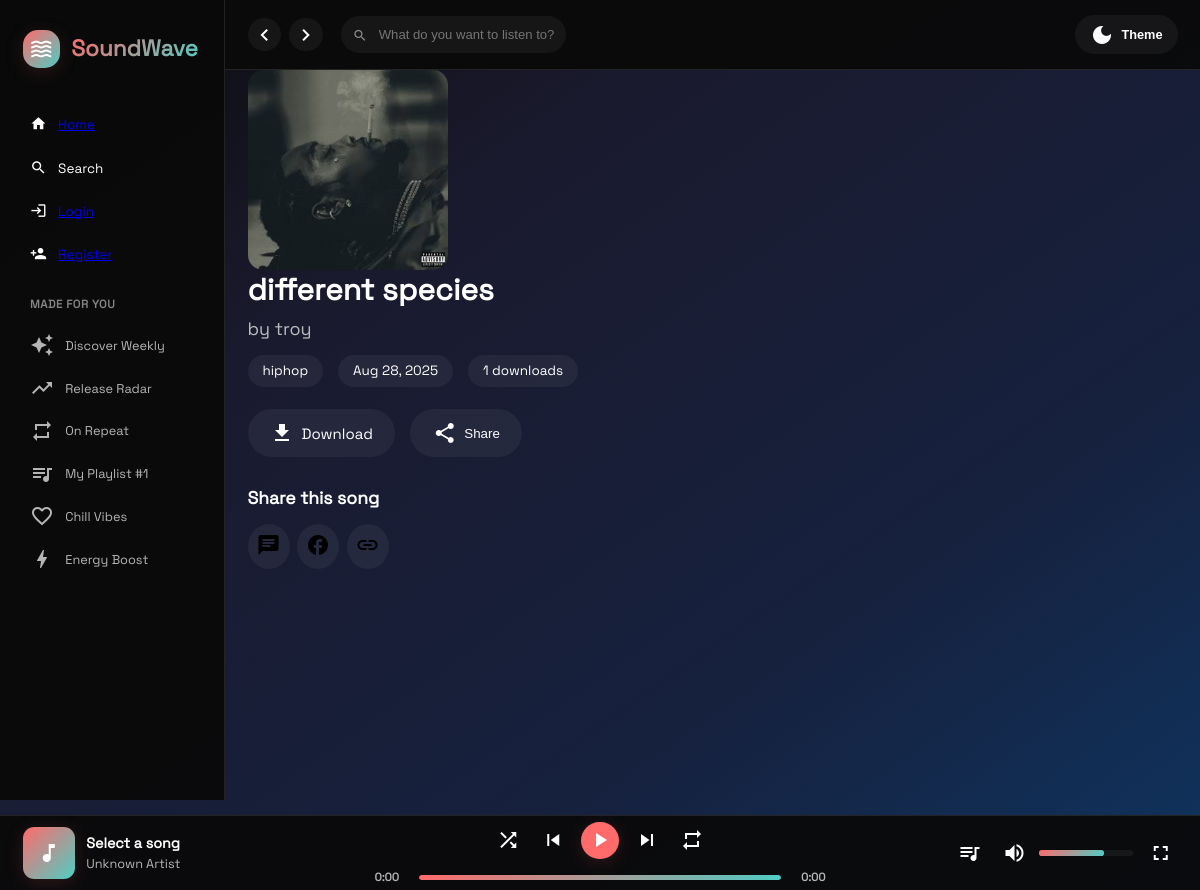
The page /song/2/ on the database as committed earlier.
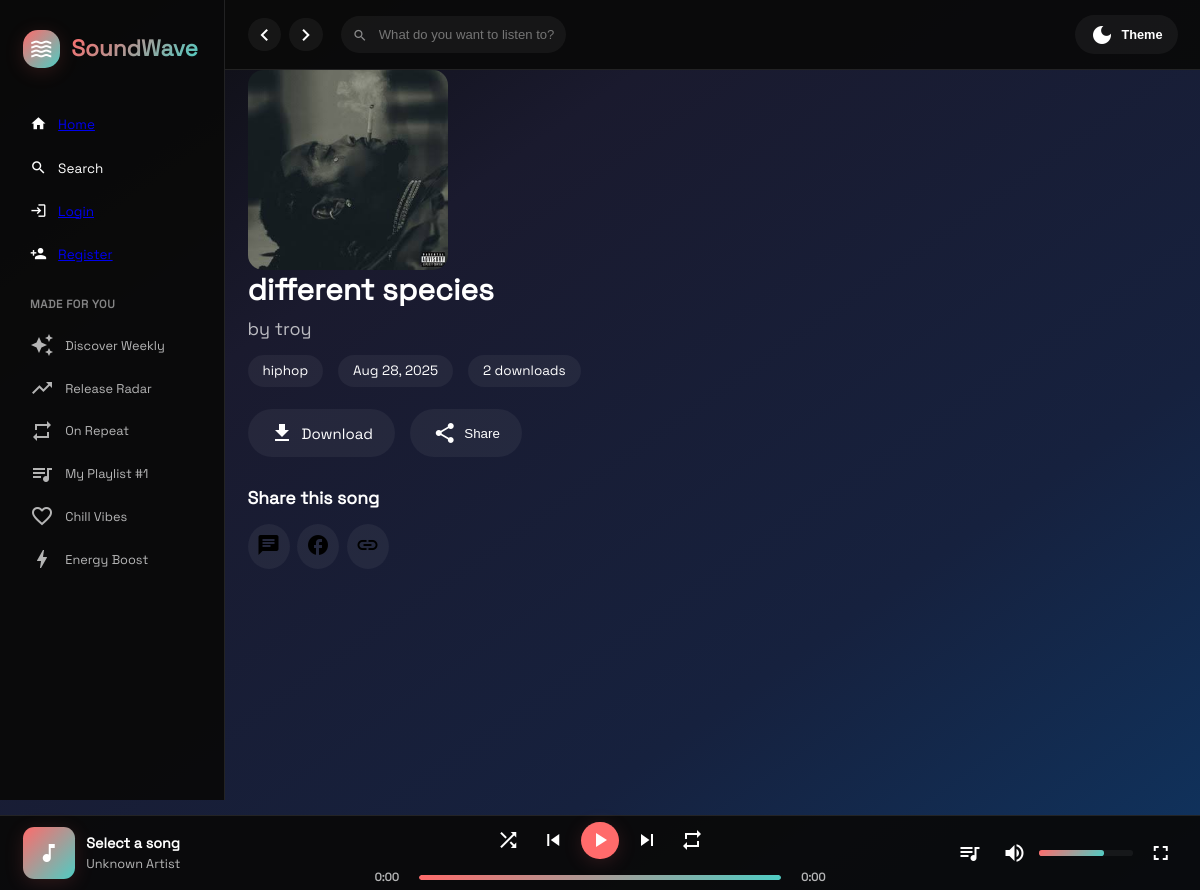
The same page on the database as committed later.
### core/models.py (models this page shows, shortened)
class Song(models.Model):
    artist = models.ForeignKey(Artist, on_delete=models.CASCADE, related_name='songs')
    album = models.ForeignKey(Album, on_delete=models.SET_NULL, null=True, blank=True, related_name='songs')
    title = models.CharField(max_length=200)
    genre = models.CharField(max_length=50)
    audio_file = models.FileField(upload_to='songs/')
    cover_image = models.ImageField(upload_to='covers/', blank=True, null=True)
    uploaded_at = models.DateTimeField(auto_now_add=True)
    download_count = models.PositiveIntegerField(default=0)
    track_number = models.PositiveIntegerField(default=1)

class Artist(models.Model):
    user = models.OneToOneField(User, on_delete=models.CASCADE)
    bio = models.TextField(blank=True)
    created_at = models.DateTimeField(auto_now_add=True)

### core/views.py (the view)
# urls.py: path('song/<int:song_id>/', views.song_detail, name='song_detail'),
def song_detail(request, song_id):
    song = get_object_or_404(Song, id=song_id)
    share_url = request.build_absolute_uri()
    return render(request, 'song_detail.html', {'song': song, 'share_url': share_url})

### core/context_processors.py (called while the page is built)
def songs_json(request):
    songs = Song.objects.all().order_by('-uploaded_at')
    songs_data = [
        {
            'id': song.id,
            'title': song.title,
            'artist': song.artist.user.username,
            'genre': song.genre,
            'url': request.build_absolute_uri(song.audio_file.url),
            'cover_image': request.build_absolute_uri(song.cover_image.url) if song.cover_image else ''
        } for song in songs
    ]
    return {'songs_json': json.dumps(songs_data)}

### core/templates/song_detail.html (shortened to what this page needs)
{% extends 'base.html' %}
{% load static %}
{% block content %}
<div class="content">
    <div class="section">
        <div class="song-detail">
            {% if song.cover_image %}
            <div class="song-cover" style="width: 200px; height: 200px; flex-shrink: 0;">
                <img src="{{ song.cover_image.url }}" alt="{{ song.title }}" style="width: 100%; height: 100%; object-fit: cover; border-radius: 1rem;">
            </div>
            {% else %}
            <div class="song-cover" style="width: 200px; height: 200px; flex-shrink: 0; background: var(--accent-gradient); display: flex; align-items: center; justify-content: center; border-radius: 1rem;">
                <span class="material-icons" style="font-size: 4rem; color: white;">music_note</span>
            </div>
            {% endif %}
            <div class="song-info">
                <h1 style="font-size: 2rem; margin-bottom: 0.5rem;">{{ song.title }}</h1>
                <p style="color: var(--text-secondary); font-size: 1.2rem; margin-bottom: 1rem;">by {{ song.artist.user.username }}</p>
                <div style="display: flex; gap: 1rem; margin-bottom: 1.5rem;">
                    <span style="background: var(--bg-card); padding: 0.5rem 1rem; border-radius: 2rem; font-size: 0.9rem;">{{ song.genre }}</span>
                    <span style="background: var(--bg-card); padding: 0.5rem 1rem; border-radius: 2rem; font-size: 0.9rem;">{{ song.uploaded_at|date:"M d, Y" }}</span>
                    <span style="background: var(--bg-card); padding: 0.5rem 1rem; border-radius: 2rem; font-size: 0.9rem;">{{ song.download_count }} downloads</span>
                </div>
                <div style="display: flex; gap: 1rem;">
                    <a href="{% url 'download_song' song.id %}" class="download-btn" style="padding: 0.8rem 1.5rem; border-radius: 2rem; background: var(--bg-card); color: var(--text-primary); text-decoration: none; display: flex; align-items: center; gap: 0.5rem;">
                        <span class="material-icons">download</span>
                        Download
                    </a>
                    <button class="share-btn" data-platform="webshare" data-url="{{ share_url }}" data-title="{{ song.title }} by {{ song.artist.user.username }}" style="padding: 0.8rem 1.5rem; border-radius: 2rem; background: var(--bg-card); color: var(--text-primary); border: none; display: flex; align-items: center; gap: 0.5rem; cursor: pointer;">
                        <span class="material-icons">share</span>
                        Share
                    </button>
                </div>
            </div>
        </div>
        <div class="share-section" style="margin-top: 2rem;">
            <h3 style="margin-bottom: 1rem;">Share this song</h3>
            <div style="display: flex; gap: 0.5rem;">
                <button class="share-btn" data-platform="whatsapp" data-url="{{ share_url }}" data-title="{{ song.title }} by {{ song.artist.user.username }}" style="padding: 0.6rem; border-radius: 50%; background: var(--bg-card); border: none; cursor: pointer;">
                    <span class="material-icons">chat</span>
                </button>
                <button class="share-btn" data-platform="facebook" data-url="{{ share_url }}" data-title="{{ song.title }} by {{ song.artist.user.username }}" style="padding: 0.6rem; border-radius: 50%; background: var(--bg-card); border: none; cursor: pointer;">
                    <span class="material-icons">facebook</span>
                </button>
                <button class="share-btn" data-platform="x" data-url="{{ share_url }}" data-title="{{ song.title }} by {{ song.artist.user.username }}" style="padding: 0.6rem; border-radius: 50%; background: var(--bg-card); border: none; cursor: pointer;">
                    <span class="material-icons">link</span>
                </button>
            </div>
        </div>
    </div>
</div>
{% endblock %}

### core/templates/base.html (shortened to what this page needs)
{% load static %}
<!DOCTYPE html>
<html lang="en">
<head>
</head>
<body>
    <div class="app">
        <div class="sidebar" id="sidebar">
            <div class="logo">
                <div class="logo-icon">
                    <span class="material-icons">waves</span>
                </div>
                <div class="logo-text">SoundWave</div>
            </div>
            <div class="nav-section">
                <div class="nav-item {% if request.resolver_match.url_name == 'home' %}active{% endif %}">
                    <span class="material-icons">home</span>
                    <a href="{% url 'home' %}">Home</a>
                </div>
                <div class="nav-item">
                    <span class="material-icons">search</span>
                    <span>Search</span>
                </div>
                {% if user.is_authenticated %}
                <div class="nav-item {% if request.resolver_match.url_name == 'upload_song' %}active{% endif %}">
                    <span class="material-icons">cloud_upload</span>
                    <a href="{% url 'upload_song' %}">Upload Song</a>
                </div>
                <div class="nav-item {% if request.resolver_match.url_name == 'artist_profile' %}active{% endif %}">
                    <span class="material-icons">person</span>
                    <a href="{% url 'artist_profile' %}">Profile</a>
                </div>
                <div class="nav-item">
                    <span class="material-icons">logout</span>
                    <a href="{% url 'logout' %}">Logout</a>
                </div>
                {% else %}
                <div class="nav-item {% if request.resolver_match.url_name == 'login' %}active{% endif %}">
                    <span class="material-icons">login</span>
                    <a href="{% url 'login' %}">Login</a>
                </div>
                <div class="nav-item {% if request.resolver_match.url_name == 'register' %}active{% endif %}">
                    <span class="material-icons">person_add</span>
                    <a href="{% url 'register' %}">Register</a>
                </div>
                {% endif %}
                <div class="playlists">
                    <h3>Made for You</h3>
                    <div class="playlist-item">
                        <span class="material-icons">auto_awesome</span>
                        <span>Discover Weekly</span>
                    </div>
                    <div class="playlist-item">
                        <span class="material-icons">trending_up</span>
                        <span>Release Radar</span>
                    </div>
                    <div class="playlist-item">
                        <span class="material-icons">repeat</span>
                        <span>On Repeat</span>
                    </div>
                    <div class="playlist-item">
                        <span class="material-icons">queue_music</span>
                        <span>My Playlist #1</span>
                    </div>
                    <div class="playlist-item">
                        <span class="material-icons">favorite_border</span>
                        <span>Chill Vibes</span>
                    </div>
                    <div class="playlist-item">
                        <span class="material-icons">bolt</span>
                        <span>Energy Boost</span>
                    </div>
                </div>
            </div>
        </div>
        <div class="main-content">
            <div class="header">
                <div class="header-left">
                    <div class="nav-arrows">
                        <button class="nav-arrow" id="backBtn">
                            <span class="material-icons">chevron_left</span>
                        </button>
                        <button class="nav-arrow" id="forwardBtn">
                            <span class="material-icons">chevron_right</span>
                        </button>
                    </div>
                    <div class="search-container">
                        <span class="material-icons search-icon">search</span>
                        <input type="text" class="search-input" placeholder="What do you want to listen to?" id="searchInput">
                    </div>
                </div>
                <div class="header-right">
                    <button class="theme-toggle" id="themeToggle">
                        <span class="material-icons">dark_mode</span>
                        <span>Theme</span>
                    </button>
                </div>
            </div>
            {% block content %}{% endblock %}
        </div>
    </div>
    <div class="player" id="player">
        <div class="player-left">
            <div class="current-cover" id="currentCover">
                <span class="material-icons">music_note</span>
            </div>
            <div class="current-info">
                <div class="current-title" id="currentTitle">Select a song</div>
                <div class="current-artist" id="currentArtist">Unknown Artist</div>
            </div>
        </div>
        <div class="player-center">
            <div class="player-controls">
                <button class="control-btn" id="shuffleBtn" title="Shuffle">
                    <span class="material-icons">shuffle</span>
                </button>
                <button class="control-btn" id="prevBtn" title="Previous">
                    <span class="material-icons">skip_previous</span>
                </button>
                <button class="control-btn play-pause-btn" id="playPauseBtn" title="Play/Pause">
                    <span class="material-icons">play_arrow</span>
                </button>
                <button class="control-btn" id="nextBtn" title="Next">
                    <span class="material-icons">skip_next</span>
                </button>
                <button class="control-btn" id="repeatBtn" title="Repeat">
                    <span class="material-icons">repeat</span>
                </button>
            </div>
            <div class="progress-container">
                <span class="time" id="currentTime">0:00</span>
                <div class="progress-bar" id="progressBar">
                    <div class="progress" id="progress"></div>
                </div>
                <span class="time" id="totalTime">0:00</span>
            </div>
        </div>
        <div class="player-right">
            <button class="control-btn" id="queueBtn" title="Queue">
                <span class="material-icons">queue_music</span>
            </button>
            <div class="volume-container">
                <button class="control-btn" id="volumeBtn" title="Volume">
                    <span class="material-icons">volume_up</span>
                </button>
                <div class="volume-bar" id="volumeBar">
                    <div class="volume-progress" id="volumeProgress"></div>
                </div>
            </div>
            <button class="control-btn" id="fullscreenBtn" title="Full Screen">
                <span class="material-icons">fullscreen</span>
            </button>
        </div>
    </div>
</body>
</html>

Rows that differ between the two databases and show on the page:
changed Song "different species": download_count "1" → "2"
